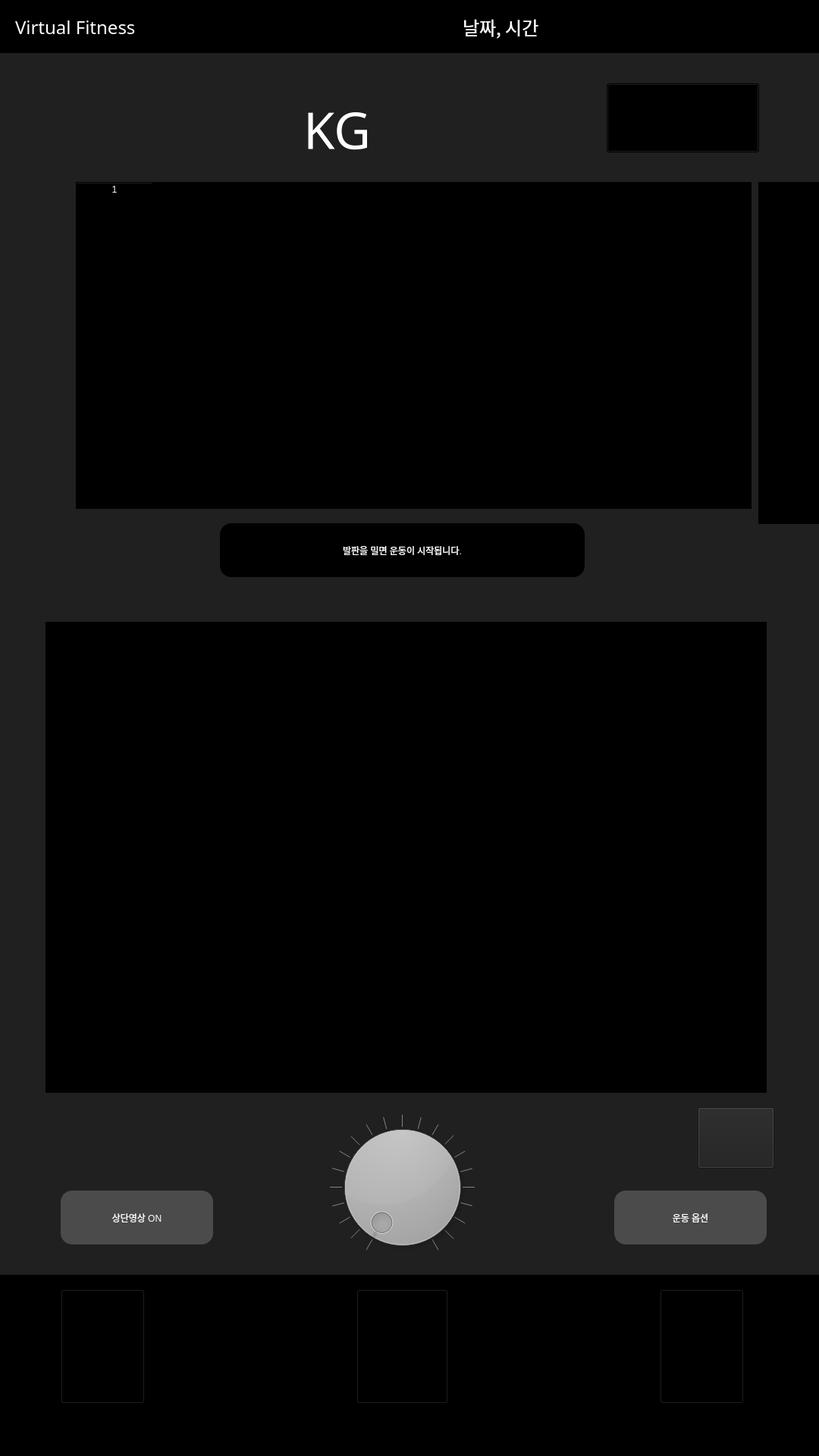
<?xml version="1.0" encoding="UTF-8"?>
<ui version="4.0">
 <class>Dialog</class>
 <widget class="QDialog" name="Dialog">
  <property name="geometry">
   <rect>
    <x>0</x>
    <y>0</y>
    <width>1080</width>
    <height>1920</height>
   </rect>
  </property>
  <property name="sizePolicy">
   <sizepolicy hsizetype="Maximum" vsizetype="Maximum">
    <horstretch>0</horstretch>
    <verstretch>0</verstretch>
   </sizepolicy>
  </property>
  <property name="maximumSize">
   <size>
    <width>6820</width>
    <height>12120</height>
   </size>
  </property>
  <property name="windowTitle">
   <string>Dialog</string>
  </property>
  <property name="styleSheet">
   <string notr="true">color: rgb(255, 255, 255);
background-color: rgb(0,0,0);</string>
  </property>
  <widget class="QPushButton" name="showover_btn">
   <property name="geometry">
    <rect>
     <x>80</x>
     <y>1570</y>
     <width>201</width>
     <height>71</height>
    </rect>
   </property>
   <property name="styleSheet">
    <string notr="true">background-color: rgb(75, 75, 75);
font: 20pt &quot;HY견고딕&quot;;
border-radius: 15px;</string>
   </property>
   <property name="text">
    <string>상단영상 ON</string>
   </property>
  </widget>
  <widget class="QPushButton" name="mute_btn">
   <property name="geometry">
    <rect>
     <x>920</x>
     <y>1460</y>
     <width>101</width>
     <height>81</height>
    </rect>
   </property>
   <property name="styleSheet">
    <string notr="true">image: url(img/muteon_5.png);
background-color: rgb(32, 32, 32);</string>
   </property>
   <property name="text">
    <string/>
   </property>
  </widget>
  <widget class="QPushButton" name="setplan_btn">
   <property name="geometry">
    <rect>
     <x>810</x>
     <y>1570</y>
     <width>201</width>
     <height>71</height>
    </rect>
   </property>
   <property name="styleSheet">
    <string notr="true">background-color: rgb(75, 75, 75);
font: 20pt &quot;HY견고딕&quot;;
border-radius: 15px;</string>
   </property>
   <property name="text">
    <string>운동 옵션</string>
   </property>
  </widget>
  <widget class="QDial" name="weight_dial">
   <property name="geometry">
    <rect>
     <x>420</x>
     <y>1470</y>
     <width>221</width>
     <height>191</height>
    </rect>
   </property>
   <property name="maximum">
    <number>1000</number>
   </property>
   <property name="singleStep">
    <number>10</number>
   </property>
   <property name="orientation">
    <enum>Qt::Horizontal</enum>
   </property>
   <property name="wrapping">
    <bool>false</bool>
   </property>
   <property name="notchTarget">
    <double>10.000000000000000</double>
   </property>
   <property name="notchesVisible">
    <bool>true</bool>
   </property>
  </widget>
  <widget class="QLabel" name="kg_lb">
   <property name="geometry">
    <rect>
     <x>400</x>
     <y>110</y>
     <width>291</width>
     <height>121</height>
    </rect>
   </property>
   <property name="font">
    <font>
     <family>HY견고딕</family>
     <pointsize>50</pointsize>
     <weight>50</weight>
     <italic>false</italic>
     <bold>false</bold>
    </font>
   </property>
   <property name="styleSheet">
    <string notr="true">font: 50pt &quot;HY견고딕&quot;;

background-color: rgb(32, 32, 32);</string>
   </property>
   <property name="text">
    <string>KG</string>
   </property>
  </widget>
  <widget class="QPushButton" name="home_btn">
   <property name="geometry">
    <rect>
     <x>470</x>
     <y>1700</y>
     <width>121</width>
     <height>151</height>
    </rect>
   </property>
   <property name="styleSheet">
    <string notr="true">image: url(img/home_btn.png);
color: rgb(255, 255, 255)</string>
   </property>
   <property name="text">
    <string/>
   </property>
  </widget>
  <widget class="QPushButton" name="back_btn">
   <property name="geometry">
    <rect>
     <x>80</x>
     <y>1700</y>
     <width>111</width>
     <height>151</height>
    </rect>
   </property>
   <property name="styleSheet">
    <string notr="true">image: url(img/back_btn.png);
color: rgb(255, 255, 255)</string>
   </property>
   <property name="text">
    <string/>
   </property>
  </widget>
  <widget class="QPushButton" name="tip_btn">
   <property name="geometry">
    <rect>
     <x>870</x>
     <y>1700</y>
     <width>111</width>
     <height>151</height>
    </rect>
   </property>
   <property name="styleSheet">
    <string notr="true">image: url(img/info_btn.png);
color: rgb(255, 255, 255)</string>
   </property>
   <property name="text">
    <string/>
   </property>
  </widget>
  <widget class="QLabel" name="datetime_lb">
   <property name="geometry">
    <rect>
     <x>610</x>
     <y>10</y>
     <width>451</width>
     <height>51</height>
    </rect>
   </property>
   <property name="font">
    <font>
     <family>HY견고딕</family>
     <pointsize>18</pointsize>
    </font>
   </property>
   <property name="styleSheet">
    <string notr="true">color: rgb(255, 255, 255);</string>
   </property>
   <property name="text">
    <string>날짜, 시간</string>
   </property>
  </widget>
  <widget class="QLabel" name="label_5">
   <property name="geometry">
    <rect>
     <x>20</x>
     <y>20</y>
     <width>251</width>
     <height>31</height>
    </rect>
   </property>
   <property name="font">
    <font>
     <family>HY견고딕</family>
     <pointsize>18</pointsize>
    </font>
   </property>
   <property name="styleSheet">
    <string notr="true">color: rgb(255, 255, 255);</string>
   </property>
   <property name="text">
    <string>Virtual Fitness</string>
   </property>
  </widget>
  <widget class="QLabel" name="label_2">
   <property name="geometry">
    <rect>
     <x>290</x>
     <y>690</y>
     <width>481</width>
     <height>71</height>
    </rect>
   </property>
   <property name="styleSheet">
    <string notr="true">background-color: rgb(0,0,0);
font: 20pt &quot;HY견고딕&quot;;
border-radius: 15px;</string>
   </property>
   <property name="text">
    <string>발판을 밀면 운동이 시작됩니다.</string>
   </property>
   <property name="alignment">
    <set>Qt::AlignCenter</set>
   </property>
  </widget>
  <widget class="QLabel" name="lblBottomCameraView">
   <property name="geometry">
    <rect>
     <x>60</x>
     <y>820</y>
     <width>951</width>
     <height>621</height>
    </rect>
   </property>
   <property name="text">
    <string/>
   </property>
  </widget>
  <widget class="QLabel" name="lblTopCameraView">
   <property name="geometry">
    <rect>
     <x>1000</x>
     <y>240</y>
     <width>879</width>
     <height>451</height>
    </rect>
   </property>
   <property name="text">
    <string/>
   </property>
  </widget>
  <widget class="QWidget" name="verticalLayoutWidget">
   <property name="geometry">
    <rect>
     <x>100</x>
     <y>240</y>
     <width>891</width>
     <height>431</height>
    </rect>
   </property>
   <layout class="QVBoxLayout" name="viewVertLayout">
    <item>
     <widget class="QTableWidget" name="weightTable">
      <property name="showGrid">
       <bool>false</bool>
      </property>
      <property name="cornerButtonEnabled">
       <bool>false</bool>
      </property>
      <property name="columnCount">
       <number>1</number>
      </property>
      <attribute name="horizontalHeaderVisible">
       <bool>true</bool>
      </attribute>
      <attribute name="horizontalHeaderHighlightSections">
       <bool>false</bool>
      </attribute>
      <attribute name="verticalHeaderVisible">
       <bool>true</bool>
      </attribute>
      <attribute name="verticalHeaderHighlightSections">
       <bool>false</bool>
      </attribute>
      <column/>
     </widget>
    </item>
   </layout>
  </widget>
  <widget class="QLabel" name="label_4">
   <property name="geometry">
    <rect>
     <x>0</x>
     <y>70</y>
     <width>1091</width>
     <height>1611</height>
    </rect>
   </property>
   <property name="styleSheet">
    <string notr="true">background-color: rgb(32, 32, 32);</string>
   </property>
   <property name="text">
    <string/>
   </property>
  </widget>
  <widget class="QPushButton" name="planer_6_btn">
   <property name="geometry">
    <rect>
     <x>800</x>
     <y>110</y>
     <width>201</width>
     <height>91</height>
    </rect>
   </property>
   <property name="styleSheet">
    <string notr="true">border-image: url(img/plan_6,7.png);</string>
   </property>
   <property name="text">
    <string/>
   </property>
  </widget>
  <zorder>label_4</zorder>
  <zorder>showover_btn</zorder>
  <zorder>mute_btn</zorder>
  <zorder>setplan_btn</zorder>
  <zorder>weight_dial</zorder>
  <zorder>kg_lb</zorder>
  <zorder>home_btn</zorder>
  <zorder>back_btn</zorder>
  <zorder>tip_btn</zorder>
  <zorder>datetime_lb</zorder>
  <zorder>label_5</zorder>
  <zorder>label_2</zorder>
  <zorder>lblBottomCameraView</zorder>
  <zorder>verticalLayoutWidget</zorder>
  <zorder>lblTopCameraView</zorder>
  <zorder>planer_6_btn</zorder>
 </widget>
 <resources/>
 <connections/>
</ui>
